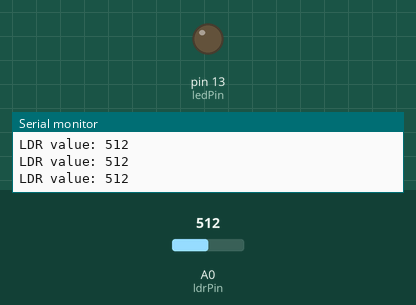
The sketch below on a simulated Arduino Uno, built with avr-gcc and run on an emulated ATmega328P. Parts: output pins drawn as LEDs (lit = HIGH), the last lines printed to the serial monitor. The inputs (shaded band) are chosen by the test bench; at power-on: A0 (ldrPin) = 512.

Above: at 1.3 s.
1.4 s: A0 (ldrPin) set to 406
2.9 s: A0 (ldrPin) set to 389
At 3.5 s:
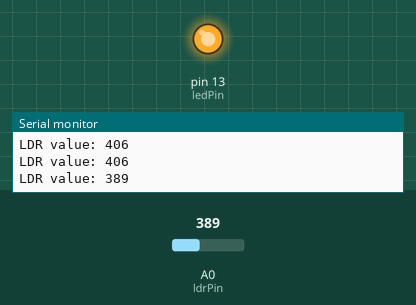
4.5 s: A0 (ldrPin) set to 410
At 5.7 s:
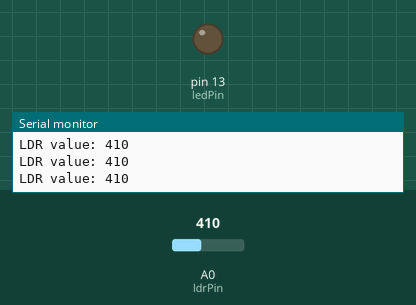
6.0 s: A0 (ldrPin) set to 390
At 7.1 s:
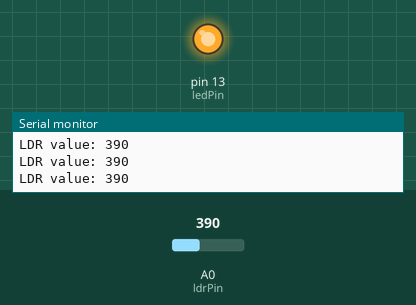
Timing chart, 0 to 8.5 s (numbered marks = the images above; inputs shaded):
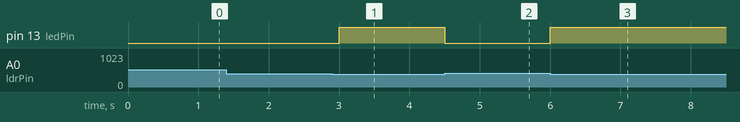

Measured:
- the behaviour switches between 400 and 399 on A0 (ldrPin) (found by bisection; images 0 and 1)
- after the input at 2.9 s, pin 13 (ledPin): LOW → HIGH after 0.10 s
- after the input at 4.5 s, pin 13 (ledPin): HIGH → LOW at once
- after the input at 6.0 s, pin 13 (ledPin): LOW → HIGH at once

The sketch:

ldr_light_sensor.ino
```cpp
int ldrPin = A0;      // Analog pin
int ledPin = 13;

void setup() {
  pinMode(ledPin, OUTPUT);
  Serial.begin(9600);
}

void loop() {
  int ldrValue = analogRead(ldrPin);

  Serial.print("LDR value: ");
  Serial.println(ldrValue);

  // Adjust this threshold based on your room lighting
  if (ldrValue < 400) {      // dark
    digitalWrite(ledPin, HIGH);
  } else {                   // bright
    digitalWrite(ledPin, LOW);
  }

  delay(500);
}
```
